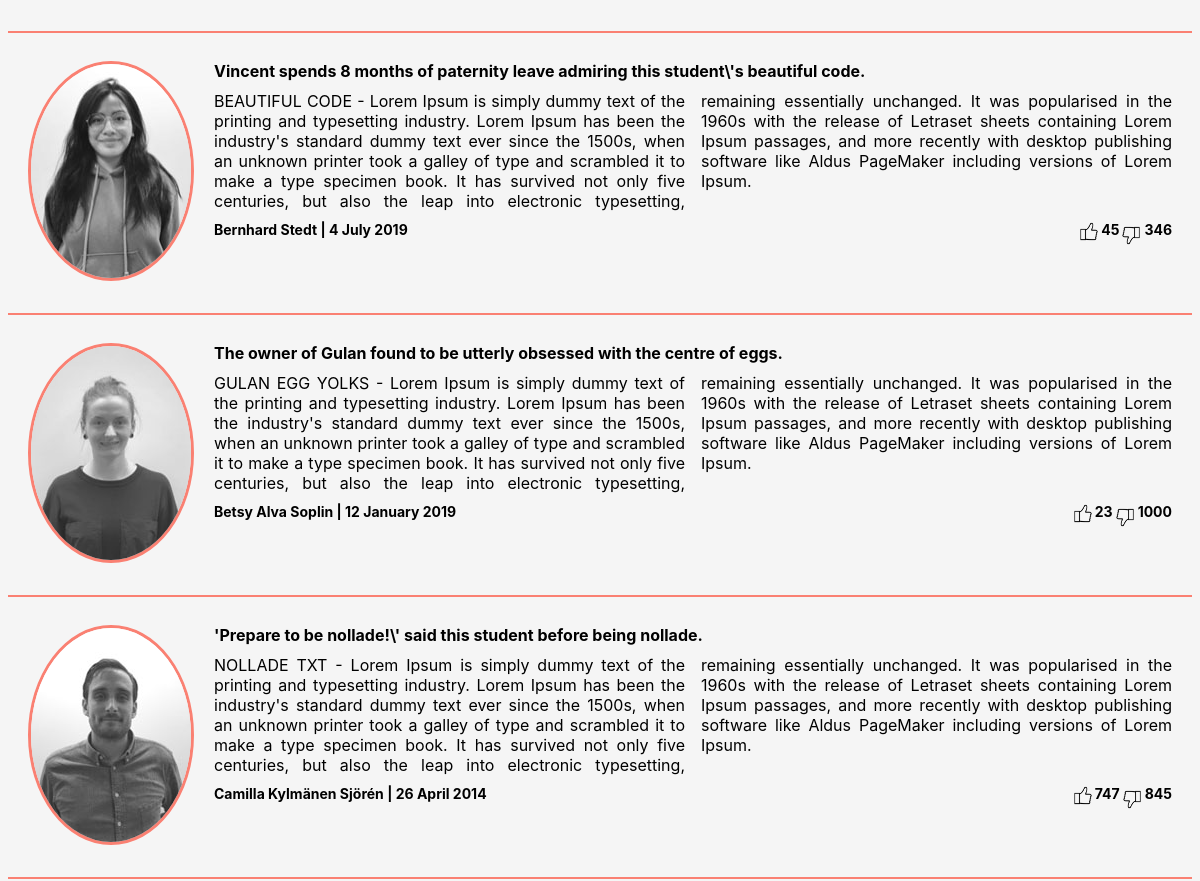
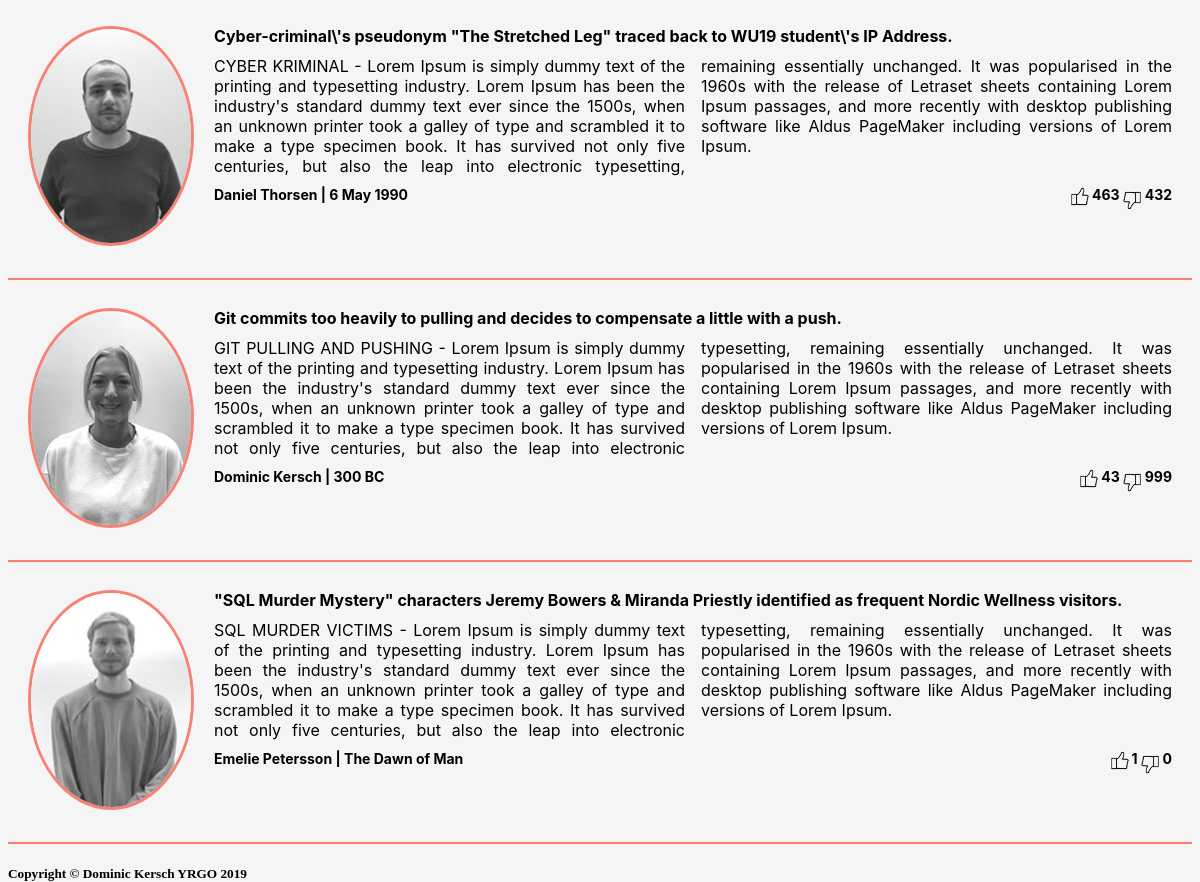
/indexSQL.php (lower part), run on an earlier commit of the app's database (2 pictures, top to bottom).
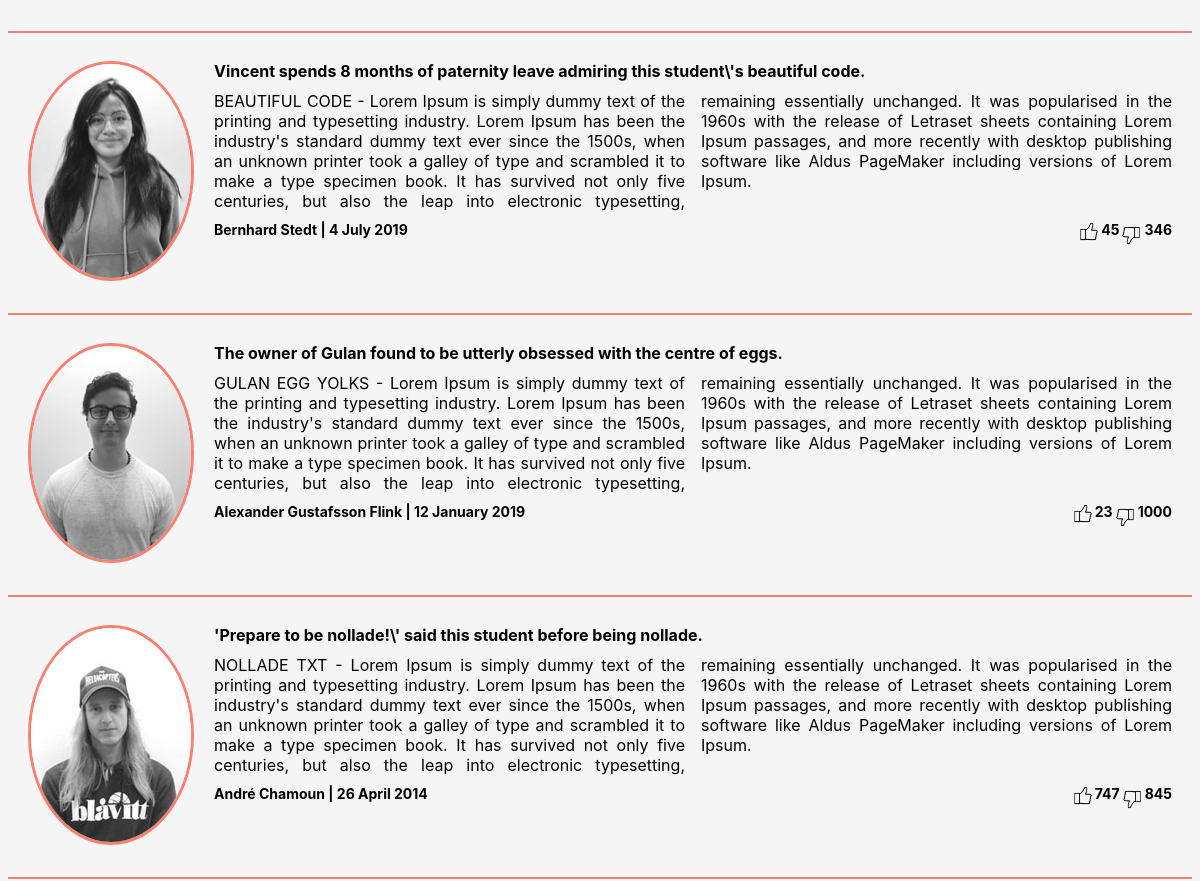
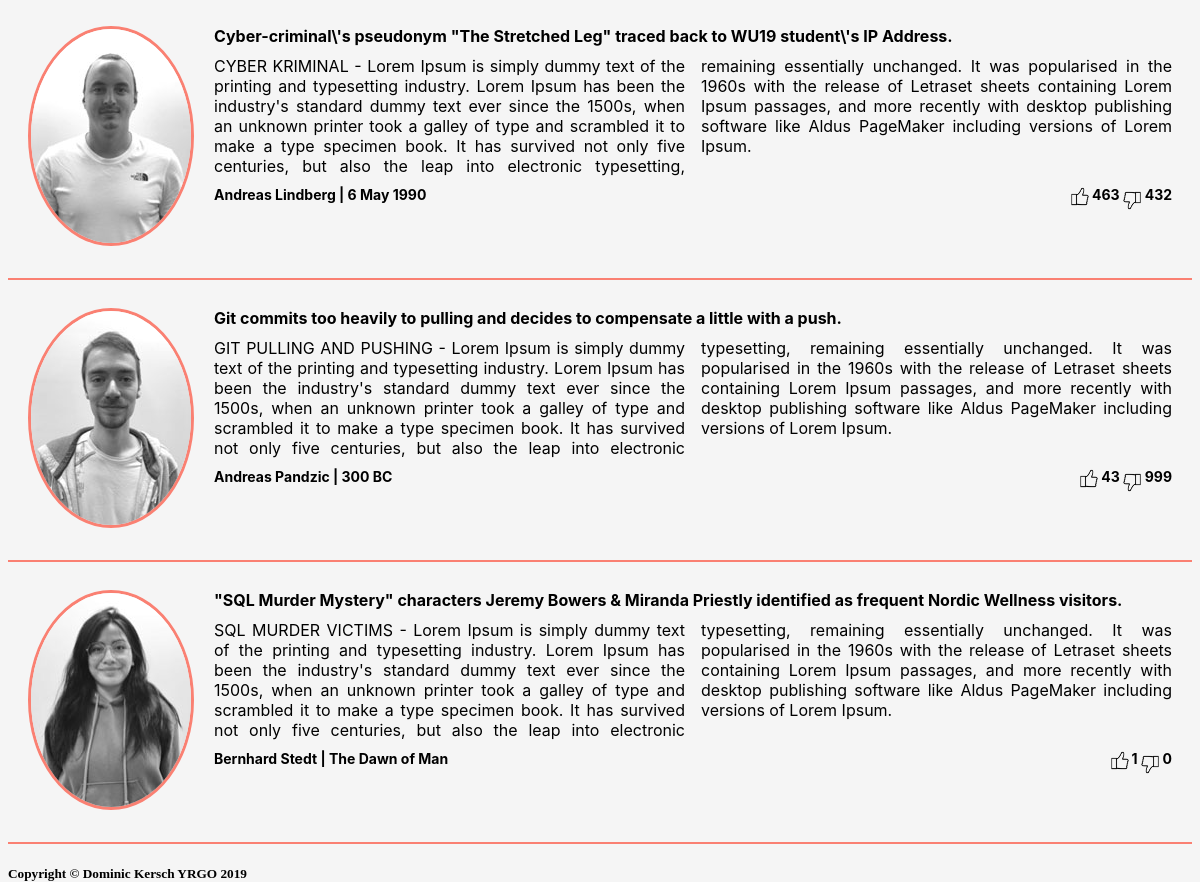
And on a later commit of the database (2 pictures, top to bottom).
### tables this page shows
CREATE TABLE "articles" ("id" integer, "likescounter" integer DEFAULT NULL, "dislikescounter" integer DEFAULT NULL, "title" varchar DEFAULT NULL, "content" varchar DEFAULT NULL, "authorimage" varchar DEFAULT NULL, "author" varchar DEFAULT NULL, "publisheddate" varchar DEFAULT NULL, PRIMARY KEY (id));

### indexSQL.php (the view, shortened to what this page needs)
<?php
require __DIR__.'/header.php'; ?>
<?php $PDO = new PDO("sqlite:fakenews.db"); ?>
<?php $allData = $PDO->query("SELECT * FROM articles"); ?>
<?php $articles = $allData->fetchAll(PDO::FETCH_ASSOC); ?>
<?php foreach ($articles as $article) : ?>
    <section class='article-grid'>
        <div class='img-grid'>
        <img class='author-img' src="<?= $article['authorimage']?>" alt="">
        </div>
        <div class='post-grid'>
            <div class="title"><?= $article['title']?></div>
            <div class="content"><?= nl2br($article['content']) ?></div>
            <div class="article-details">
                <div class="publisher"><?= $article['author'].' | '.$article['publisheddate']?></div>
                <div class = 'counters'>
                    <div class="likes"><img src="like.png" width=25px height=25px alt=""></div>
                    <div class = "likes-counter"><?= $article['likescounter']?></div>
                    <div class="dislikes"><img src="dislike.png" width=25px height=25px alt=""></div>
                    <div class = "dislikes-counter"><?= $article['dislikescounter']?></div>
                </div>
            </div>
        </div>
    </section>
    <hr class = "heading-rule">
<?php endforeach;
require __DIR__.'/footer.php'; ?>

### header.php (shortened to what this page needs)
<!DOCTYPE html>
<html lang="en">
<head>
<link rel="stylesheet" href="style.css">
</head>
<body>

### footer.php (shortened to what this page needs)
<footer>
<h5>Copyright &copy; Dominic Kersch YRGO 2019</h5>
</footer>
</body>
</html>

### style.css (style rules this page uses)
body { background-color: whitesmoke; height: 100vh; background-size: cover; }
.title { font-family: -apple-system, BlinkMacSystemFont, 'Segoe UI', Roboto, Oxygen, Ubuntu, Cantarell, 'Open Sans', 'Helvetica Neue', sans-serif; font-weight: bold; padding-bottom: 10px; }
.content { font-family: -apple-system, BlinkMacSystemFont, 'Segoe UI', Roboto, Oxygen, Ubuntu, Cantarell, 'Open Sans', 'Helvetica Neue', sans-serif; column-count: 2; text-align: justify; }
.article-details { display: flex; justify-content: space-between; padding-top: 10px; font-family: -apple-system, BlinkMacSystemFont, 'Segoe UI', Roboto, Oxygen, Ubuntu, Cantarell, 'Open Sans', 'Helvetica Neue', sans-serif; font-size: 14px; font-weight: bold; }
.article-grid { margin: 0 auto; padding: 20px; display: grid; grid-template-columns: 1fr 9fr; }
.post-grid { padding-left: 20px; }
.author-img { border-radius: 50%; border: 3px solid salmon; }
.heading-rule { border: 1px solid salmon; }
.counters { display: flex; align-items: center; padding-bottom: 10px; }
.likes-counter, .dislikes-counter { padding-bottom: 10px; }

What changed in the data, as far as the page shows it:
changed articles "The owner of Gulan found to be utterly obsessed with the centre of eggs.": authorimage: a different picture; author "Betsy Alva Soplin" → "Alexander Gustafsson Flink"
changed articles "'Prepare to be nollade!\\' said this student before being nollade.": authorimage: a different picture; author "Camilla Kylmänen Sjörén" → "André Chamoun"
changed articles: authorimage: a different picture; author "Daniel Thorsen" → "Andreas Lindberg"
changed articles "300 BC": authorimage: a different picture; author "Dominic Kersch" → "Andreas Pandzic"
changed articles "The Dawn of Man": authorimage: a different picture; author "Emelie Petersson" → "Bernhard Stedt"
